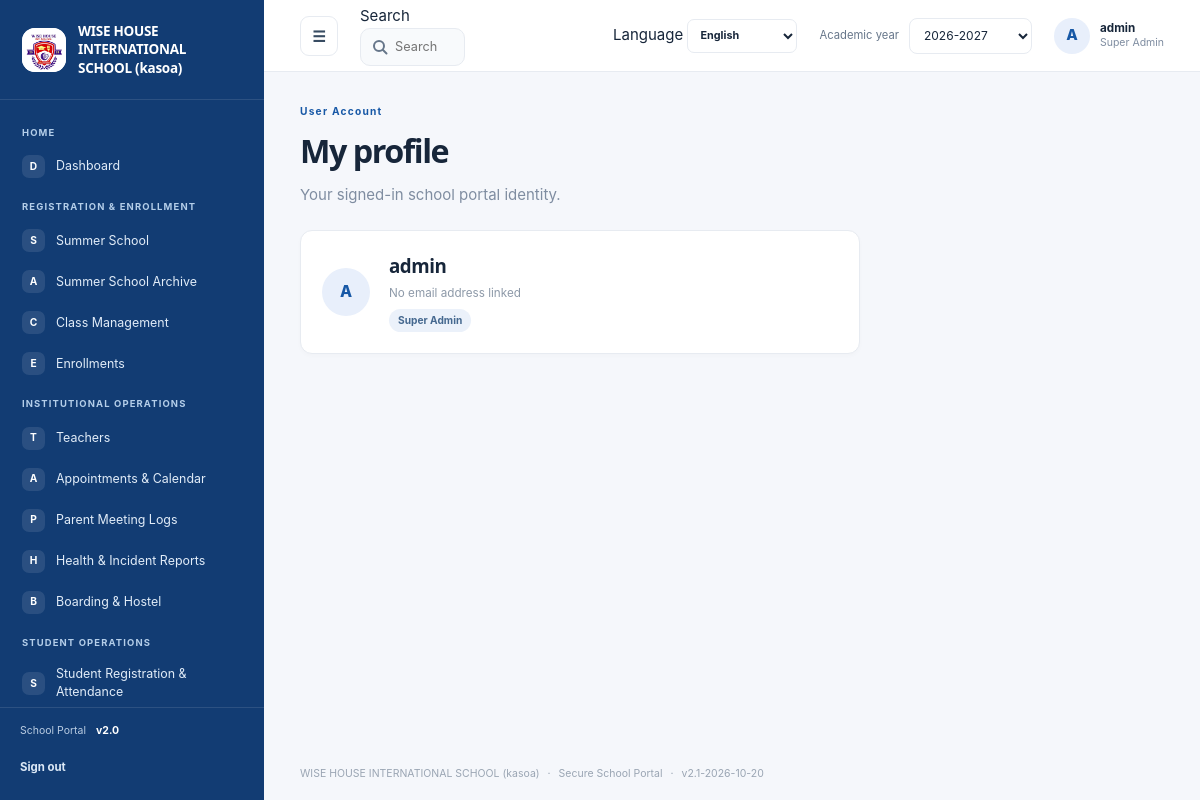
Screenshot of /profile (signed in) with the database file from the repository.
### tables this page shows
CREATE TABLE settings (
    key TEXT PRIMARY KEY,
    value TEXT NOT NULL
);

CREATE TABLE navigation_items (
    id INTEGER PRIMARY KEY AUTOINCREMENT,
    category TEXT NOT NULL,
    title TEXT NOT NULL,
    icon TEXT NOT NULL DEFAULT 'circle',
    url_endpoint TEXT NOT NULL,
    route_arg TEXT NOT NULL DEFAULT '',
    is_active INTEGER NOT NULL DEFAULT 1 CHECK (is_active IN (0, 1)),
    display_order INTEGER NOT NULL DEFAULT 0
);

CREATE TABLE users (
    id INTEGER PRIMARY KEY AUTOINCREMENT,
    username TEXT NOT NULL UNIQUE,
    password_hash TEXT NOT NULL,
    role TEXT NOT NULL DEFAULT 'manager'
      CHECK (role IN (
        'super_admin', 'admin', 'manager', 'teacher', 'student', 'parent',
        'health_officer', 'boarding_master'
      )),
    email TEXT UNIQUE,
    teacher_id INTEGER REFERENCES teachers(id) ON DELETE CASCADE,
    student_id INTEGER REFERENCES students(id) ON DELETE CASCADE,
    is_active INTEGER NOT NULL DEFAULT 1 CHECK (is_active IN (0, 1))
);

### school_system/views.py (the view)
@bp.get("/profile")
@roles_required(*ROLES)
def profile():
    return render_template("profile.html", user=_current_user(), role_labels=ROLE_LABELS)

### school_system/auth.py (called while the page is built)
@bp.before_app_request
def load_logged_in_user():
    user_id = session.get("user_id")
    if user_id is None:
        session.pop("username", None)
        session.pop("role", None)
        return
    user = get_db().execute(
        "SELECT id, username, role, is_active FROM users WHERE id = ?", (user_id,)
    ).fetchone()
    if user is None or not user["is_active"]:
        session.clear()
    else:
        session["username"] = user["username"]
        session["role"] = user["role"]

def login_required(view):
    @functools.wraps(view)
    def wrapped_view(**kwargs):
        if session.get("user_id") is None:
            return redirect(url_for("auth.login"))
        return view(**kwargs)
    return wrapped_view

def roles_required(*roles):
    def decorator(view):
        @functools.wraps(view)
        @login_required
        def wrapped_view(**kwargs):
            if session.get("role") not in roles:
                abort(403)
            return view(**kwargs)
        return wrapped_view
    return decorator

### school_system/db.py (called while the page is built)
def get_db():
    if "db" not in g:
        g.db = sqlite3.connect(current_app.config["DATABASE"])
        g.db.row_factory = sqlite3.Row
        g.db.execute("PRAGMA foreign_keys = ON")
    return g.db

### school_system/views.py (called while the page is built, shortened)
@bp.app_template_filter("translate")
def translate(text, language="en"):
    if language == "en" or not isinstance(text, str):
        return text

def _current_user():
    return get_db().execute(
        "SELECT u.*, t.name AS teacher_name, t.profile_picture AS teacher_picture, "
        "s.name AS student_name, s.profile_picture AS student_picture "
        "FROM users u LEFT JOIN teachers t ON t.id=u.teacher_id "
        "LEFT JOIN students s ON s.id=u.student_id WHERE u.id = ?",
        (session["user_id"],),
    ).fetchone()

### school_system/templates/profile.html (shortened to what this page needs)
{% extends "base.html" %}
{% block content %}
  <section class="page-title-row"><div><span class="eyebrow">{{ 'User Account'|translate(language) }}</span><h1>{{ 'My profile'|translate(language) }}</h1><p class="muted">{{ 'Your signed-in school portal identity.'|translate(language) }}</p></div></section>
  <section class="portal-card profile-card"><span class="avatar avatar-large">{{ user.username[:1]|upper }}</span><div><h2>{{ user.username }}</h2><p>{{ user.email or 'No email address linked'|translate(language) }}</p><span class="role-pill">{{ role_labels[user.role]|translate(language) }}</span></div></section>
{% endblock %}

### school_system/templates/base.html (shortened to what this page needs)
<!doctype html>
<html lang="{{ language or 'en' }}" dir="{{ 'rtl' if language in ('ar',) else 'ltr' }}">
  <head>
    <link rel="stylesheet" href="{{ url_for('static', filename='style.css') }}">
    <link rel="stylesheet" href="{{ url_for('static', filename='portal.css') }}">
  </head>
  <body class="{% block body_class %}portal-body{% endblock %}">
    {% if session.get('user_id') and not public_page|default(false) %}
      <div class="portal-shell" id="portal-shell">
        <aside class="sidebar" id="sidebar" style="background-color: {{ site_settings.sidebar_color }};">
          <a class="school-brand" href="{{ url_for('views.dashboard') }}">
            <span class="school-logo">
              {% if brand_settings.get('logo_filename') %}
                <img src="{{ url_for('views.uploaded_logo', filename=brand_settings.get('logo_filename')) }}" alt="{{ school_name }} logo">
              {% else %}<span class="logo-mark">W</span>{% endif %}
            </span>
            <span class="school-name">{{ school_name }}</span>
          </a>
          <div class="sidebar-scroll" data-scroll-keep="sidebar" data-scroll-global>
            {% set nav_state = namespace(category=None) %}
            {% for item in nav_items %}
              {% if item.category != nav_state.category %}
                {% if not loop.first %}</section>{% endif %}
                <section class="nav-group"><p class="nav-heading">{{ item.category }}</p>
                {% set nav_state.category = item.category %}
              {% endif %}
              <a class="nav-link {% if request.endpoint == item.url_endpoint and (not item.get('resource') or request.view_args.get('resource') == item.get('resource')) %}active{% endif %}"
                href="{{ url_for(item.url_endpoint, resource=item.resource) if item.get('resource') else url_for(item.url_endpoint, module=item.module) if item.get('module') else url_for(item.url_endpoint) }}">
                <span class="nav-icon" aria-hidden="true">{{ item.icon[:1]|upper }}</span><span>{{ item.title }}</span>
              </a>
            {% endfor %}
            {% if nav_items %}</section>{% endif %}
          </div>
          <div class="sidebar-footer">
            <span class="sidebar-version">School Portal <b>v2.0</b></span>
            <form action="{{ url_for('auth.logout') }}" method="post">
              <button class="sidebar-logout" type="submit">{{ 'Sign out'|translate(language) }}</button>
            </form>
          </div>
        </aside>
        <div class="portal-main">
          <header class="topbar">
            <button class="icon-button menu-toggle" id="menu-toggle" type="button" aria-label="Toggle navigation" aria-expanded="true">☰</button>
            {% include "_global_search.html" %}
            <form class="language-select" method="post" action="{{ url_for('views.change_language') }}">
              <label for="portal-language" class="sr-only">Language</label>
              <select id="portal-language" name="language" aria-label="Language" onchange="this.form.submit()">
                {% for code, label in languages.items() %}
                  <option value="{{ code }}" {% if language == code %}selected{% endif %}>{{ label }}</option>
                {% endfor %}
              </select>
            </form>
            <form class="year-select" method="get" action="{{ url_for('views.dashboard') }}">
              <label for="academic-year">{{ 'Academic year'|translate(language) }}</label>
              <select id="academic-year" name="year" onchange="this.form.submit()">
                {% set year = request.args.get('year', academic_year) %}
                {% for option in academic_year_options %}
                  <option value="{{ option }}" {% if year == option %}selected{% endif %}>{{ option }}</option>
                {% endfor %}
              </select>
            </form>
            <a class="profile-chip" href="{{ url_for('views.profile') }}" aria-label="User profile">
              <span class="avatar">{{ session.get('username', 'U')[:1]|upper }}</span>
              <span class="profile-copy"><b>{{ session.get('username') }}</b><small>{{ role_label }}</small></span>
            </a>
          </header>
          <main class="page-content">
            {% block content %}{% endblock %}
          </main>
          <footer class="page-footer">{{ school_name }} <span>·</span> Secure School Portal <span>·</span> v{{ app_version }}</footer>
        </div>
      </div>
    {% else %}
      {% for category, message in get_flashed_messages(with_categories=true) %}
        <p class="flash {{ category }} login-flash" role="status">{{ message|translate(language) }}</p>
      {% endfor %}
      {% block public_content %}{% endblock %}
    {% endif %}
  </body>
</html>

### school_system/templates/_global_search.html (shortened to what this page needs)
<div class="global-search" role="search">
  <label for="global-search-input" class="sr-only">{{ 'Search'|translate(language) }}</label>
  <input id="global-search-input" type="search" autocomplete="off" maxlength="60"
    placeholder="{{ 'Search students, teachers, pages…'|translate(language) }}" aria-controls="gs-panel" aria-expanded="false">
</div>

### school_system/static/portal.css (style rules this page uses)
.sidebar-logout { width:100%;min-height:34px;justify-content:flex-start;margin-top:12px;padding:6px 0;background:transparent;color:#dce9f7;font-size:.76rem }
.language-select select { min-height:34px;padding:5px 8px;border:1px solid var(--line);border-radius:7px;background:#fff;color:var(--ink);font-size:.72rem;font-weight:700 }

### school_system/templates/_global_search.html (style rules this page uses)
.global-search { position:relative;flex:1;min-width:0;max-width:460px }
.global-search input { width:100%;min-height:38px;padding:7px 12px 7px 34px;border:1px solid var(--line,#e4e7ec);border-radius:10px;font:inherit;font-size:.85rem;color:var(--ink,#101828) }

### rows the page displays
settings: value (picture)
settings: value "WISE HOUSE INTERNATIONAL SCHOOL (kasoa)"
navigation_items: category "HOME", icon "D", title "Dashboard"
navigation_items: category "REGISTRATION & ENROLLMENT", icon "S", title "Summer School"
navigation_items: icon "A", title "Summer School Archive"
navigation_items: icon "C", title "Class Management"
navigation_items: icon "E", title "Enrollments"
navigation_items: category "INSTITUTIONAL OPERATIONS", icon "T", title "Teachers"
navigation_items: icon "A", title "Appointments & Calendar"
navigation_items: icon "P", title "Parent Meeting Logs"
navigation_items: icon "H", title "Health & Incident Reports"
navigation_items: icon "B", title "Boarding & Hostel"
navigation_items: category "STUDENT OPERATIONS", icon "S", title "Student Registration & Attendance"
settings: value "Sign out", value "Search", value "Search students, teachers, pages…", language "English", value "Academic year", value "User Account", value "My profile", value "Your signed-in school portal identity.", value "No email address linked"
settings: year "2026-2027"
users: username "A", get "admin", username "admin", role.value "Super Admin"

### other values shown
{{ role_label }} "Super Admin"
{{ app_version }} "2.1-2026-10-20"
